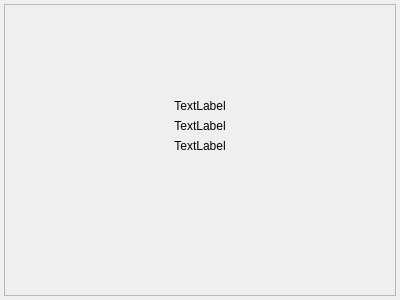
<?xml version="1.0" encoding="UTF-8"?>
<ui version="4.0">
 <class>about</class>
 <widget class="QWidget" name="about">
  <property name="geometry">
   <rect>
    <x>0</x>
    <y>0</y>
    <width>400</width>
    <height>300</height>
   </rect>
  </property>
  <property name="windowTitle">
   <string>Form</string>
  </property>
  <layout class="QVBoxLayout" name="verticalLayout_2">
   <property name="leftMargin">
    <number>4</number>
   </property>
   <property name="topMargin">
    <number>4</number>
   </property>
   <property name="rightMargin">
    <number>4</number>
   </property>
   <property name="bottomMargin">
    <number>4</number>
   </property>
   <item>
    <widget class="QFrame" name="m_frame">
     <property name="frameShape">
      <enum>QFrame::StyledPanel</enum>
     </property>
     <property name="frameShadow">
      <enum>QFrame::Raised</enum>
     </property>
     <layout class="QVBoxLayout" name="verticalLayout">
      <property name="topMargin">
       <number>36</number>
      </property>
      <property name="bottomMargin">
       <number>36</number>
      </property>
      <item>
       <widget class="QLabel" name="m_icon">
        <property name="minimumSize">
         <size>
          <width>172</width>
          <height>52</height>
         </size>
        </property>
        <property name="text">
         <string/>
        </property>
        <property name="pixmap">
         <pixmap resource="../../resources/resources.qrc">:/images/kylinsec-logo</pixmap>
        </property>
        <property name="alignment">
         <set>Qt::AlignCenter</set>
        </property>
       </widget>
      </item>
      <item>
       <widget class="QLabel" name="m_version">
        <property name="minimumSize">
         <size>
          <width>0</width>
          <height>0</height>
         </size>
        </property>
        <property name="text">
         <string>TextLabel</string>
        </property>
        <property name="alignment">
         <set>Qt::AlignCenter</set>
        </property>
       </widget>
      </item>
      <item>
       <widget class="QLabel" name="m_info">
        <property name="minimumSize">
         <size>
          <width>0</width>
          <height>0</height>
         </size>
        </property>
        <property name="text">
         <string>TextLabel</string>
        </property>
        <property name="alignment">
         <set>Qt::AlignCenter</set>
        </property>
       </widget>
      </item>
      <item>
       <widget class="QLabel" name="m_license">
        <property name="minimumSize">
         <size>
          <width>0</width>
          <height>0</height>
         </size>
        </property>
        <property name="text">
         <string>TextLabel</string>
        </property>
        <property name="alignment">
         <set>Qt::AlignCenter</set>
        </property>
       </widget>
      </item>
      <item>
       <spacer name="verticalSpacer">
        <property name="orientation">
         <enum>Qt::Vertical</enum>
        </property>
        <property name="sizeHint" stdset="0">
         <size>
          <width>20</width>
          <height>40</height>
         </size>
        </property>
       </spacer>
      </item>
     </layout>
    </widget>
   </item>
  </layout>
 </widget>
 <resources>
  <include location="../../resources/resources.qrc"/>
 </resources>
 <connections/>
</ui>
